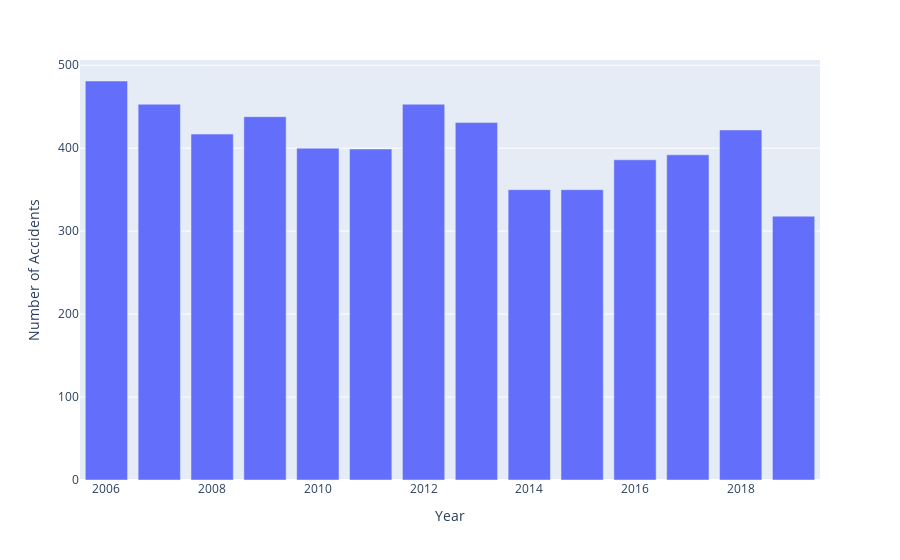

Notebook code for this chart:
### Code cell
year = [year for year,df in df_clean.groupby('year')]
ACCNUM_year = df_clean.groupby('year')['ACCNUM'].nunique()
fig = px.bar(df_clean, x = year, y = ACCNUM_year, labels={'x':'Year','y':'Number of Accidents'})
fig.show()

### Figure 1 — Plotly figure (JSON) as saved in the notebook; plotly's stock layout.template omitted (floating-point values rounded to 4 significant figures)
{"data": [{"alignmentgroup": "True", "hovertemplate": "Year=%{x}<br>Number of Accidents=%{y}<extra></extra>", "legendgroup": "", "marker": {"color": "#636efa"}, "name": "", "offsetgroup": "", "orientation": "v", "showlegend": false, "textposition": "auto", "type": "bar", "x": [2006, 2007, 2008, 2009, 2010, 2011, 2012, 2013, 2014, 2015, 2016, 2017, 2018, 2019], "xaxis": "x", "y": [481, 453, 417, 438, 400, 399, 453, 431, 350, 350, 386, 392, 422, 318], "yaxis": "y"}], "layout": {"barmode": "relative", "legend": {"tracegroupgap": 0}, "margin": {"t": 60}, "xaxis": {"anchor": "y", "domain": [0, 1], "title": {"text": "Year"}}, "yaxis": {"anchor": "x", "domain": [0, 1], "title": {"text": "Number of Accidents"}}}}
